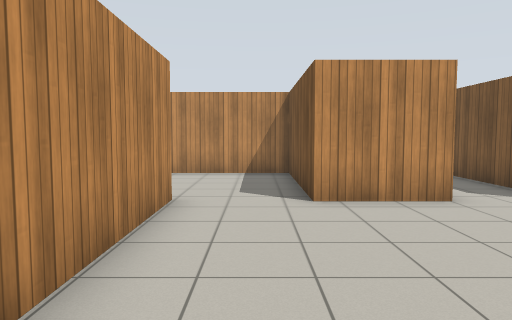
[1] (above)

13 first-person views from a walk through a Gazebo world. The camera is 1.2 m above the floor, tilts 4° down and sees 70° across. The floor is counted in squares, 1 m on a side. Each view is taken from the middle of a square. On the plan, view 1 faces up. The plan holds only what a view shows up to about 14 squares ahead; the rest is blank. Simple patterns stand in for the simulator's built-in surfaces.

[2]
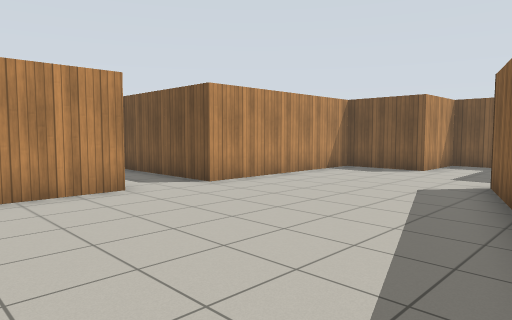

[3]
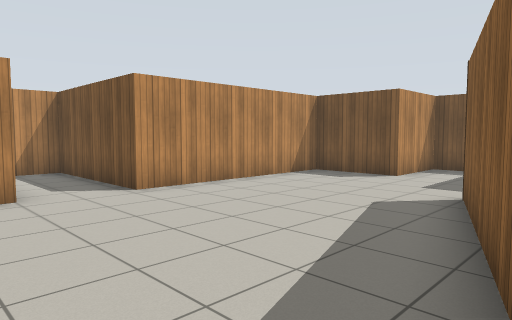

[4]
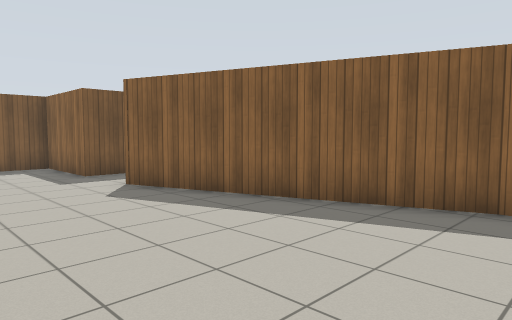

[5]
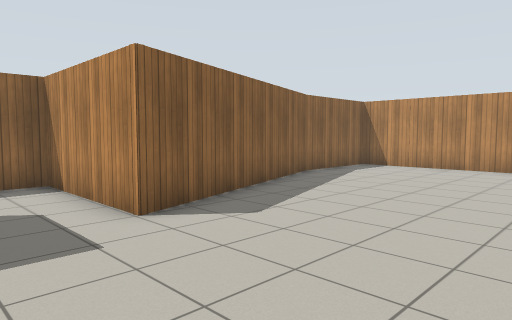

[6]
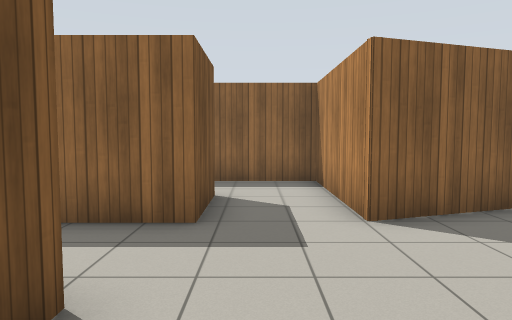

[7]
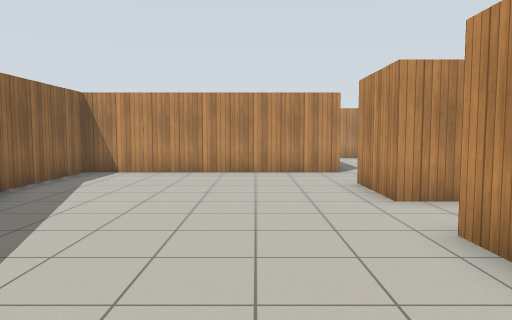

[8]
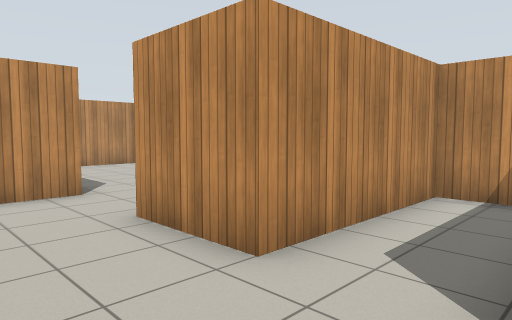

[9]
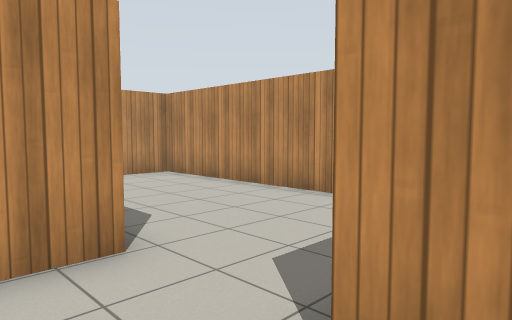

[10]
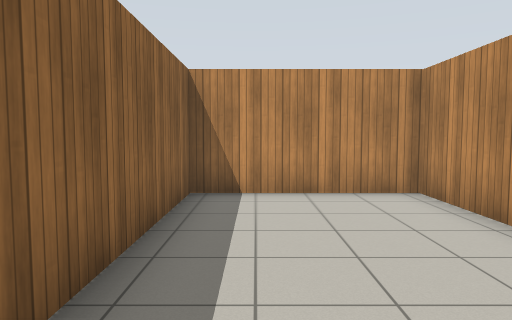

[11]
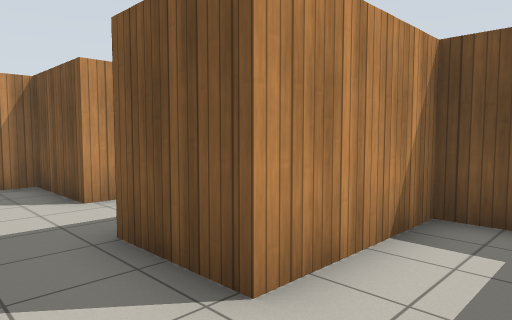

[12]
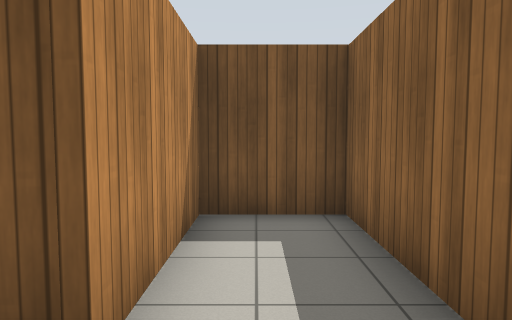

[13]
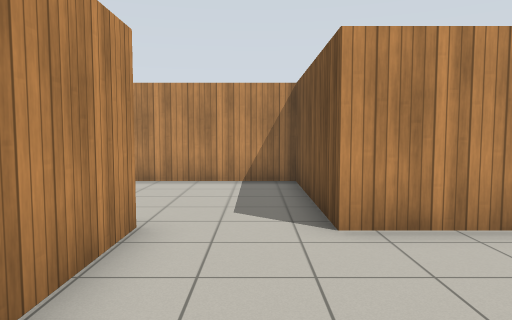

### Floor plan
Ten units are one square. View 1 is at (0, 0); x grows to the right and y downward. Boxes are objects, and circles mark ways between rooms. Rooms are numbered by the first view taken in them; rooms with no view inside come last. Other rooms are left out.
<svg viewBox="-89 -119 248 158">
<path fill="none" stroke="#000" d="M-15 -55 -15 14 23 14 95 -10 95 34 154 34 154 12 118 12 118 -11 152 -11 152 -35 123 -35 123 -65 57 -65 57 -114 35 -114 35 -65 10 -65M-15 -67 -15 -55M10 -65 10 -114 -84 -114 -84 -67 -28 -67"/>
<circle cx="-5" cy="-65" r="3" fill="#2a7"/>
<text x="60" y="-30">1</text>
<text x="-40" y="-90">2</text>
</svg>
Room 1 opens to room 2.

Where each view was taken, in squares from view 1:
view 1: 0 up, 0 right, facing up
view 2: 1 down, 0 right, facing up-right
view 3: 1 down, 2 right, facing up-right
view 4: 5 up, 1 right, facing down-right
view 5: 6 up, 12 right, facing down-left
view 6: 6 up, 11 right, facing down
view 7: 4 up, 10 right, facing left
view 8: 4 up, 6 right, facing up-left
view 9: 5 up, 2 right, facing up-left
view 10: 8 up, 1 left, facing left
view 11: 3 down, 10 right, facing up-right
view 12: 2 down, 10 right, facing right
view 13: 2 up, 0 right, facing up
